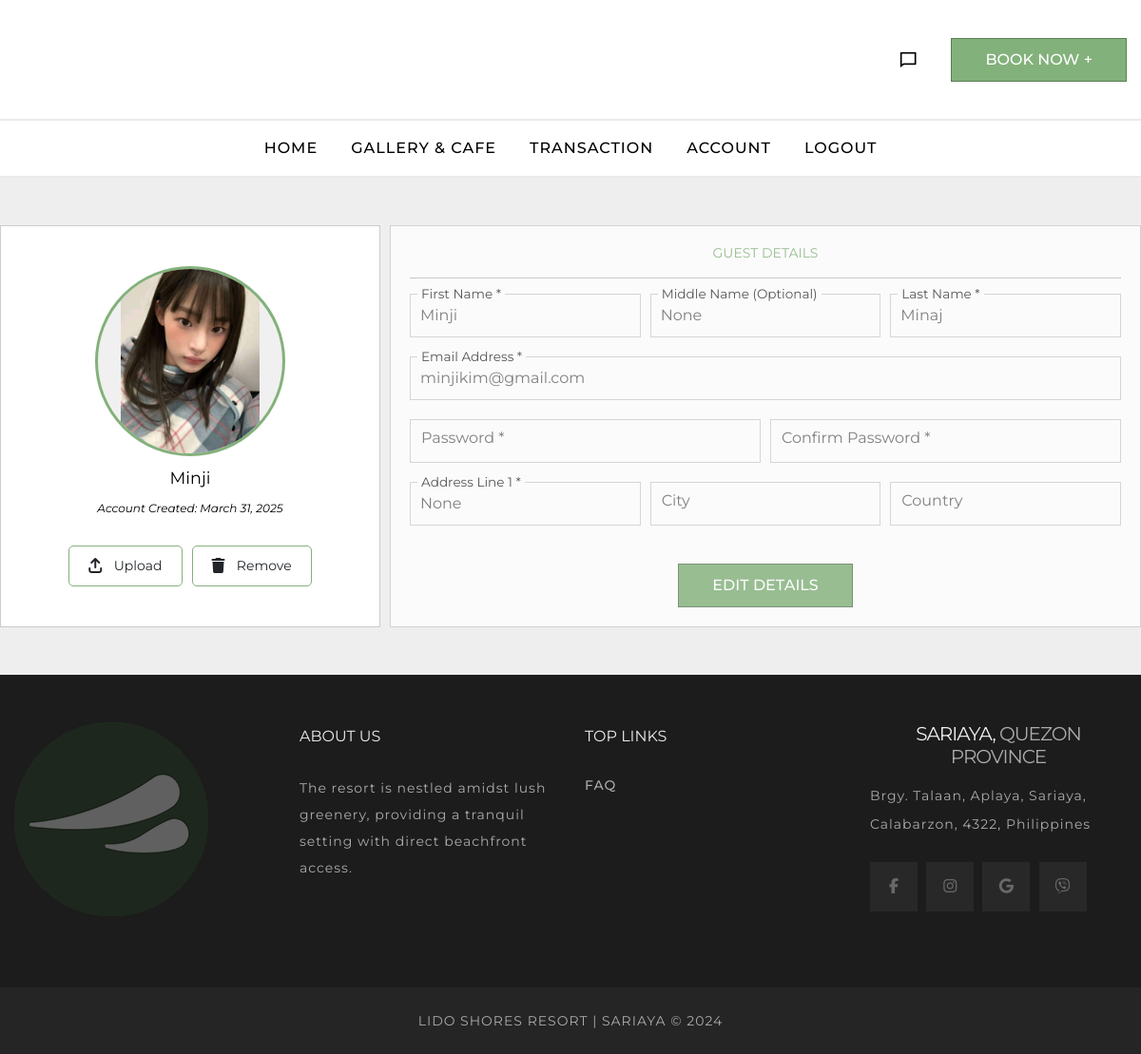
/guest_profile/ (signed in), run on the app's committed database.
### lidoapp/models.py (models this page shows, shortened)
class GuestAccount(models.Model):
    first_name = models.CharField(max_length=50)
    middle_name = models.CharField(max_length=50, blank=True, null=True)
    last_name = models.CharField(max_length=50)
    birthdate = models.DateField()
    gender = models.CharField(max_length=20)
    custom_gender = models.CharField(max_length=50, blank=True, null=True)
    refer_as = models.CharField(max_length=20, blank=True, null=True)
    email = models.EmailField(unique=True)
    password = models.CharField(max_length=128)
    profile_picture = models.ImageField(upload_to=guest_profile_picture_path, blank=True, null=True)
    contact_number = models.CharField(max_length=15, blank=True, null=True)
    telephone_number = models.CharField(max_length=15, blank=True, null=True)
    address1 = models.CharField(max_length=255, blank=True, null=True)
    country = models.CharField(max_length=255)
    city = models.CharField(max_length=255)
    created_at = models.DateTimeField(default=now, editable=False)

### lidoapp/views.py (the view)
# urls.py: path('guest_profile/', views.guest_profile, name='guest_profile'),
def guest_profile(request):
    guest_id = request.session.get('guest_id')
    if not guest_id:
        return redirect('guest_login')
    guest = get_object_or_404(GuestAccount, id=guest_id)
    return render(request, 'authentication/guest/guest_profile.html', {'guest': guest})

### lidoapp/context_processors.py (called while the page is built)
def global_policies(request):
    latest_about_content = Policy.objects.filter(policy_type__iexact='about').order_by('-updated_at').first()
    about_content = latest_about_content.content if latest_about_content else "The resort is nestled amidst lush greenery, providing a tranquil setting with direct beachfront access."
    latest_address_content = Policy.objects.filter(policy_type__iexact='address').order_by('-updated_at').first()
    address_content = latest_address_content.content if latest_address_content else "Brgy. Talaan, Aplaya, Sariaya, Calabarzon, 4322, Philippines"
    return {
        'about_content': about_content,
        'address_content': address_content,
    }

def guest_context(request):
    guest = None
    if request.session.get('guest_id'):
        try:
            guest = GuestAccount.objects.get(id=request.session.get('guest_id'))
        except GuestAccount.DoesNotExist:
            pass
    return {'guest': guest}

### lidoapp/templates/authentication/guest/guest_profile.html (shortened to what this page needs)
{% extends 'base.html' %}
{% load static %}
{% block content %}
<div class="profile-wrapper">
    <div class="guest-profile-picture-container">
        <div class="guest-profile-circle" id="profileCircle">
            {% if guest.profile_picture %}
                <img id="profilePreview"
                     src="{{ guest.profile_picture.url }}?t={{ guest.id }}"
                     alt="Profile Picture"
                     style="display: block;">
            {% else %}
                <span>{{ guest.first_name|slice:":1" }}</span>
            {% endif %}
        </div>
        <div class="guest-name">{{ guest.first_name }}</div>
        <div class="guest-id">Account Created: {{ guest.created_at|date:"F j, Y" }}</div>
        <div class="profile-actions">
            <button class="profile-upload-btn btn"><i class="fa-solid fa-arrow-up-from-bracket"></i>&nbsp;&nbsp;Upload</button>
            <button class="profile-delete-btn btn"><i class="fa-solid fa-trash"></i>&nbsp;&nbsp;Remove</button>
        </div>
    </div>
    <div class="guest-profile-container" id="guestProfile">
        <div class="profile-details">
            <h2>Guest Details</h2>
            <hr>
            <div class="form-row">
                <div class="form-group">
                    <input type="text" id="firstName" name="firstName" value="{{ guest.first_name }}" placeholder=" " readonly required />
                    <label for="firstName">First Name *</label>
                </div>
                <div class="form-group">
                    <input type="text" id="middleName" name="middleName" value="{{ guest.middle_name }}" placeholder=" " readonly />
                    <label for="middleName">Middle Name (Optional)</label>
                </div>
                <div class="form-group">
                    <input type="text" id="lastName" name="lastName" value="{{ guest.last_name }}" placeholder=" " readonly required />
                    <label for="lastName">Last Name *</label>
                </div>
            </div>
            <div class="form-row">
                <div class="form-group">
                    <input type="email" id="email" name="email" value="{{ guest.email }}" placeholder=" " readonly required />
                    <label for="email">Email Address *</label>
                </div>
            </div>
            <div class="form-row">
                <div class="form-group">
                    <input
                        type="password"
                        id="password"
                        name="password"
                        placeholder=" "
                        readonly
                    />
                    <label for="password">Password *</label>
                </div>
                <div class="form-group">
                    <input
                        type="password"
                        id="confirmPassword"
                        name="confirmPassword"
                        placeholder=" "
                        readonly
                    />
                    <label for="confirmPassword">Confirm Password *</label>
                </div>
            </div>
            <div class="form-row">
                <div class="form-group">
                    <input type="text" id="address1" name="address1" value="{{ guest.address1 }}" placeholder=" " readonly required />
                    <label for="address1">Address Line 1 *</label>
                </div>
                <div class="form-group">
                    <input type="text" id="city" name="city" value="{{ guest.city }}" placeholder=" " readonly />
                    <label for="city">City</label>
                </div>
                <div class="form-group">
                    <input type="text" id="country" name="country" value="{{ guest.country }}" placeholder=" " readonly />
                    <label for="country">Country </label>
                </div>
            </div>
            <div class="profile-actions">
                <button id="edit-btn" class="btn-one" onclick="enableEdit()">Edit Details</button>
            </div>
        </div>
    </div>
</div>
{% endblock content %}

### lidoapp/templates/authentication/guest/guest_profile.html (style rules this page uses)
.profile-wrapper { display: flex; gap: 10px; margin-top: 50px; justify-content: center; }
.guest-profile-container { max-width: 800px; padding: 20px; background: var(--bgtertiary); border: 1px solid #ccc; flex: 2; }
.guest-profile-picture-container { max-width: 400px; padding: 20px; background: var(--bgtertiary); border: 1px solid #ccc; display: flex; flex-direction: column; align-items: center; justify-content: center; gap: 10px; flex: 1; }
.guest-profile-circle { width: 200px; height: 200px; border-radius: 50%; background-color: #f0f0f0; display: flex; align-items: center; justify-content: center; position: relative; overflow: hidden; border: 3px solid var(--bgsecondary); box-sizing: border-box; }
.guest-profile-circle img { width: 100%; height: 100%; object-fit: contain; display: block; background-color: transparent; }
.guest-name, .guest-id { font-size: 1.1em; text-align: center; }
.form-group { position: relative; }
.form-group input { width: 100%; padding: 10px; font-size: 1em; border: 0.25px solid rgba(0, 0, 0, 0.3); outline: none; box-sizing: border-box; margin-bottom: 10px; }
.form-group label { position: absolute; top: 8px; left: 8px; font-size: 1em; color: #666; transition: all 0.2s ease; pointer-events: none; background: white; padding: 0 4px; }
.form-row { display: flex; gap: 10px; }
.form-row > .form-group { flex: 1; }
h2 { font-size: 14px; text-transform: uppercase; text-align: center; }
.btn { cursor: pointer; border: 1px solid #ccc; font-size: 16px; border-radius: 0px; }
.profile-actions { display: flex; gap: 10px; justify-content: center; align-items: center; margin-top: 20px; }
.profile-actions .btn { padding: 10px 20px; font-size: 14px; border: 1px solid var(--bgsecondary); border-radius: 5px; cursor: pointer; display: flex; align-items: center; gap: 5px; }
.profile-actions .btn i { font-size: 16px; }
.guest-id { font-size: 12px; font-style: italic; }
#guestProfile input[readonly] { opacity: 0.6; pointer-events: none; }
#guestProfile { opacity: 0.8; transition: opacity 0.3s; }
.profile-actions .btn { transition: background-color 0.3s ease, transform 0.2s ease; }

### data on the page
GuestAccount: profile_picture (picture), first_name "Minji", created_at "March 31, 2025", firstName "Minji", middleName "None", lastName "Minaj", email "minjikim@gmail.com", address1 "None"

### other printed values
{{ about_content|safe }} "The resort is nestled amidst lush greenery, providing a tranquil setting with direct beachfront access."
{{ address_content|safe }} "Brgy. Talaan, Aplaya, Sariaya, Calabarzon, 4322, Philippines"
